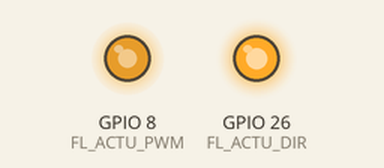
Simulated run of this sketch. Board: ESP32. Parts: output pins drawn as LEDs (lit = HIGH).

Above: at 0.05 s.
At 3.45 s:
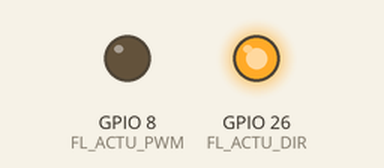
At 5.2 s:
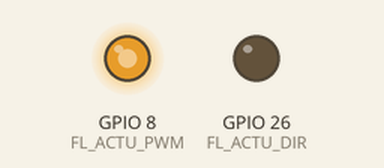
At 6.95 s:
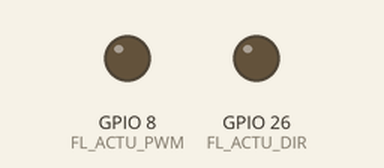
Timing chart, 0 to 9.1 s (numbered marks = the images above):
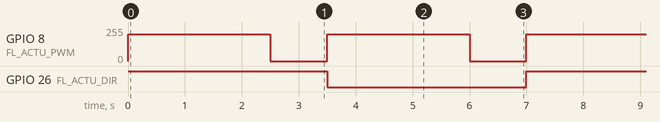

Measured:
- by itself, GPIO 8 (FL_ACTU_PWM): alternates 200/255 for 2.5 s and 0/255 for 1.0 s
- by itself, GPIO 26 (FL_ACTU_DIR): alternates HIGH for 3.5 s and LOW for 3.5 s

The sketch:

actuator_test.ino
```cpp
/*
 * Direct Hardware Test for Front-Left Actuator
 * Tests Arduino Pin 8 (PWM) and Pin 26 (DIR) connected to SmartElex 15D Driver #3
 */

#define FL_ACTU_PWM  8
#define FL_ACTU_DIR  26

void setup() {
    pinMode(FL_ACTU_PWM, OUTPUT);
    pinMode(FL_ACTU_DIR, OUTPUT);
}

void loop() {
    // 1. Extend actuator for 2.5 seconds
    digitalWrite(FL_ACTU_DIR, HIGH);
    analogWrite(FL_ACTU_PWM, 200);
    delay(2500);

    // 2. Stop for 1 second
    analogWrite(FL_ACTU_PWM, 0);
    delay(1000);

    // 3. Retract actuator for 2.5 seconds
    digitalWrite(FL_ACTU_DIR, LOW);
    analogWrite(FL_ACTU_PWM, 200);
    delay(2500);

    // 4. Stop for 1 second
    analogWrite(FL_ACTU_PWM, 0);
    delay(1000);
}
```
